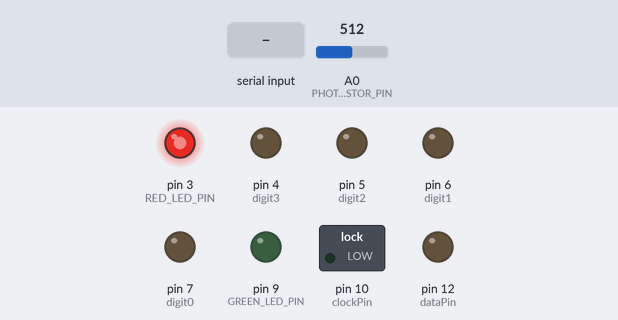
Simulated run of this sketch. Board: Arduino Uno, built with avr-gcc and run on an emulated ATmega328P. Shown: switched loads named in the sketch (green lamp = pin HIGH), output pins drawn as LEDs (lit = HIGH). Inputs (shaded band) come from the test bench; at power-on: A0 (PHOTORESISTOR_PIN) = 512.

Above: at 2.2 s.
2.3 s: A0 (PHOTORESISTOR_PIN) set to 316
3.8 s: A0 (PHOTORESISTOR_PIN) set to 293
At 4.4 s:
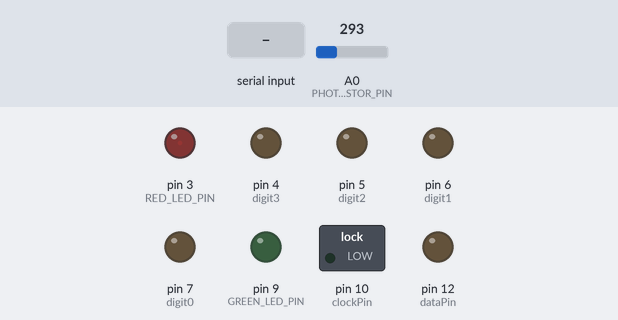
5.3 s: "0\n" received over Serial
At 5.7 s:
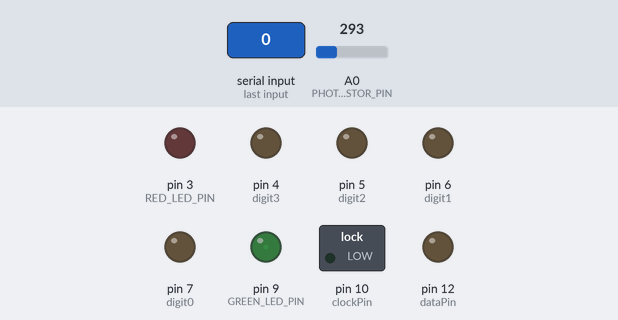
6.8 s: A0 (PHOTORESISTOR_PIN) set to 306
At 7.9 s:
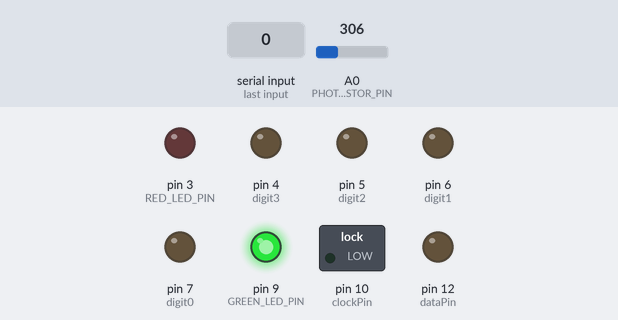
8.3 s: A0 (PHOTORESISTOR_PIN) set to 290
At 9.1 s:
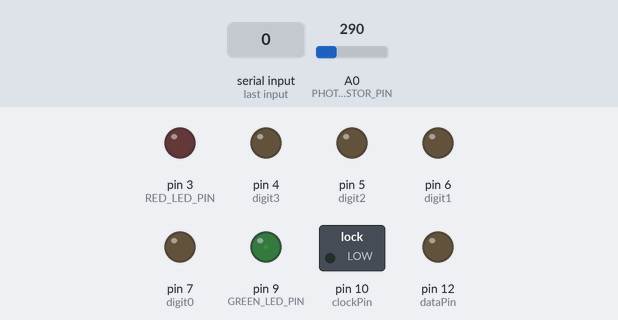
9.8 s: A0 (PHOTORESISTOR_PIN) set to 310
At 10.2 s:
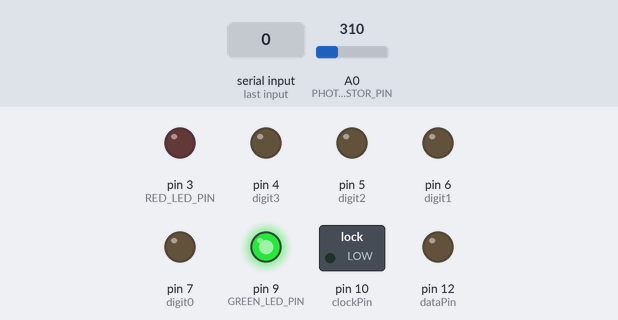
Timing chart, 0 to 12.3 s (numbered marks = the images above; inputs shaded):
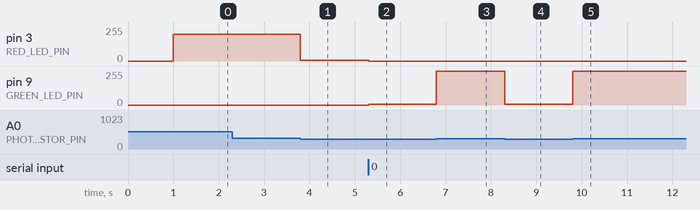

Measured:
- the behaviour switches between 300 and 299 on A0 (PHOTORESISTOR_PIN) (found by bisection; images 0 and 1)
- after the input at 2.3 s, every drawn part: stays the same
- after the input at 3.8 s, pin 3 (RED_LED_PIN): 200/255 → 4/255 at once
- after the input at 5.3 s, pin 3 (RED_LED_PIN): 4/255 → 0/255 at once; pin 9 (GREEN_LED_PIN): 0/255 → 5/255 at once
- after the input at 6.8 s, pin 9 (GREEN_LED_PIN): 5/255 → 255/255 at once
- after the input at 8.3 s, pin 9 (GREEN_LED_PIN): 255/255 → 5/255 at once
- after the input at 9.8 s, pin 9 (GREEN_LED_PIN): 5/255 → 255/255 at once

The sketch:

uno.ino
```cpp
// Define pins
const int GREEN_LED_PIN = 9;
const int RED_LED_PIN = 3;
const int PHOTORESISTOR_PIN = A0;
const int dataPin  = 12;  // 74HC595 pin 8 DS
const int latchPin = 11;  // 74HC595 pin 9 STCP
const int clockPin = 10;   // 74HC595 pin 10 SHCP

// Digit control pins
const int digit0   = 7;   // 7-Segment pin D4
const int digit1   = 6;   // 7-Segment pin D3
const int digit2   = 5;   // 7-Segment pin D2
const int digit3   = 4;   // 7-Segment pin D1
byte controlDigits[] = { digit0, digit1, digit2, digit3 };  // pins to turn off & on digits

// Display status variables
bool blink_for_reserved = false;
bool display_date = false;
byte display_byte;
byte displayDigits[] = { 0,0,0,0 }; // current date to be displayed
unsigned long previousMillis = 0; // Timer for blinking red light to idecate reservation.
int brightness = 100;
String data = "100000";

// Byte codes for shiftregister and 7-segment display
byte table[]=
    {   0x5F,  // = 0
        0x44,  // = 1
        0x9D,  // = 2
        0xD5,  // = 3
        0xC6,  // = 4
        0xD3,  // = 5
        0xDB,  // = 6
        0x45,  // = 7
        0xDF,  // = 8
        0xC7,  // = 9
    };

// Define functions
void updateDigits(String date){
  displayDigits[3] = date[0] - '0';
  displayDigits[2] = date[1] - '0';
  displayDigits[1] = date[2] - '0';
  displayDigits[0] = date[3] - '0';
}

void checkUpdates() {
  if (Serial.available()) { // if there is data coming in from the ESP8266
    data = Serial.readStringUntil('\n'); // read the data until a newline character is received

    // Update shown availability based on
    if (data.charAt(0) == '0') { // 0 means available
      blink_for_reserved = false;
      digitalWrite(GREEN_LED_PIN, HIGH);
      digitalWrite(RED_LED_PIN, LOW);
    }
    else if (data.charAt(0) == '1') { // 1 means unavailable
      blink_for_reserved = false;
      digitalWrite(GREEN_LED_PIN, LOW);
      analogWrite(RED_LED_PIN, 200);

    }
    else if (data.charAt(0) == '2') { // 2 means reserved
      blink_for_reserved = true;
      digitalWrite(GREEN_LED_PIN, LOW);
      analogWrite(RED_LED_PIN, 200);
    }


    // Update whether or not date should be displayed
    if (data.charAt(1) == '0') { // 0 means do not display date
      display_date = false;
    }
    else if (data.charAt(1) == '1') { // 1 means display date
      display_date = true;
    }

    // Update the return date
    updateDigits(data.substring(2));

  }
}


void DisplaySegments(){

    for (int x=0; x<4; x++){

      // Turn off all digits
      for (int j=0; j<4; j++){
          digitalWrite(controlDigits[j],LOW);
      }

      digitalWrite(latchPin,LOW);

      // Select display byte code from table
      display_byte = table[displayDigits[x]];

      // Add . to signify dd/mm seperation
      if (x == 2) {
        display_byte += B00100000;
      }

      // Send data to shift register
      shiftOut(dataPin,clockPin,MSBFIRST,display_byte);

      digitalWrite(latchPin,HIGH);
      digitalWrite(controlDigits[x],HIGH);   // turn on one digit
      delay(1);                              // 1 or 2 is ok
    }

    // Turn off all digits
    for (int j=0; j<4; j++){
      digitalWrite(controlDigits[j],LOW);
    }
}

void blink() {
  if (millis() - previousMillis >= 500) {
    previousMillis = millis();
    digitalWrite(RED_LED_PIN, !digitalRead(RED_LED_PIN));
  }

}

void setBrightness() {
  if (analogRead(PHOTORESISTOR_PIN) < 300) {
    brightness = 2;
  }
  else {
    brightness = 100;
  }

  if (data.charAt(0) == '0') {
    analogWrite(GREEN_LED_PIN, round(255 * brightness / 100));
  }
  else if (data.charAt(0) == '1') {
    analogWrite(RED_LED_PIN, round(200 * brightness / 100));
  }
}


void setup() {
  // Setup pins and serial
  Serial.begin(9600);
  pinMode(GREEN_LED_PIN, OUTPUT);
  pinMode(RED_LED_PIN, OUTPUT);
  pinMode(PHOTORESISTOR_PIN, INPUT);
  pinMode(latchPin,OUTPUT);
  pinMode(clockPin,OUTPUT);
  pinMode(dataPin,OUTPUT);

  // Initialize digit control pins
  for (int x=0; x<4; x++){
      pinMode(controlDigits[x],OUTPUT);
      digitalWrite(controlDigits[x],LOW);  // Turns off the digit
    }

  delay(1000);

}

void loop() {
  // put your main code here, to run repeatedly:
  checkUpdates();

  if (display_date) {
    DisplaySegments();
    delayMicroseconds(1638*((100-brightness)/10));
  }

  if (blink_for_reserved) {
    blink();
  }
  else {
    setBrightness();
  }

}
```
